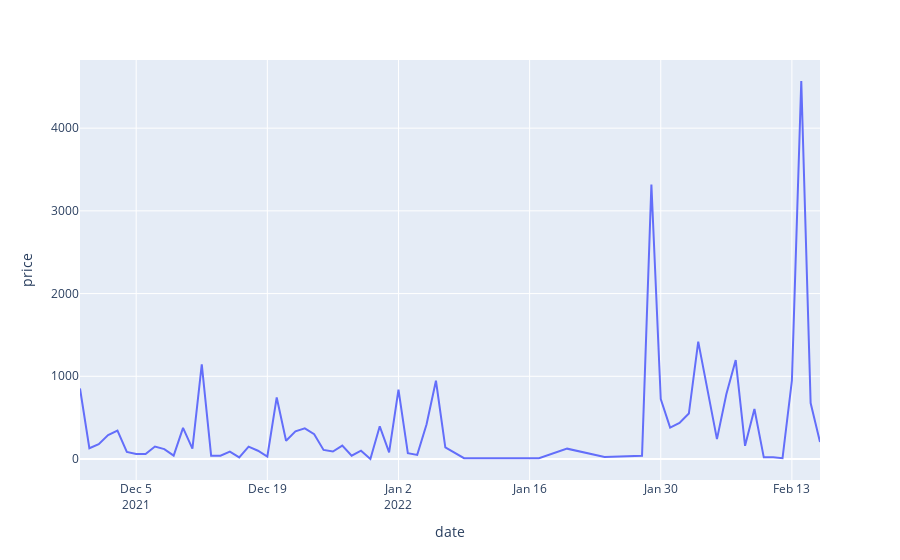

Notebook code for this chart:
### Code cell
fig = px.line(date_df, x = 'date', y = 'price')
fig.show()
